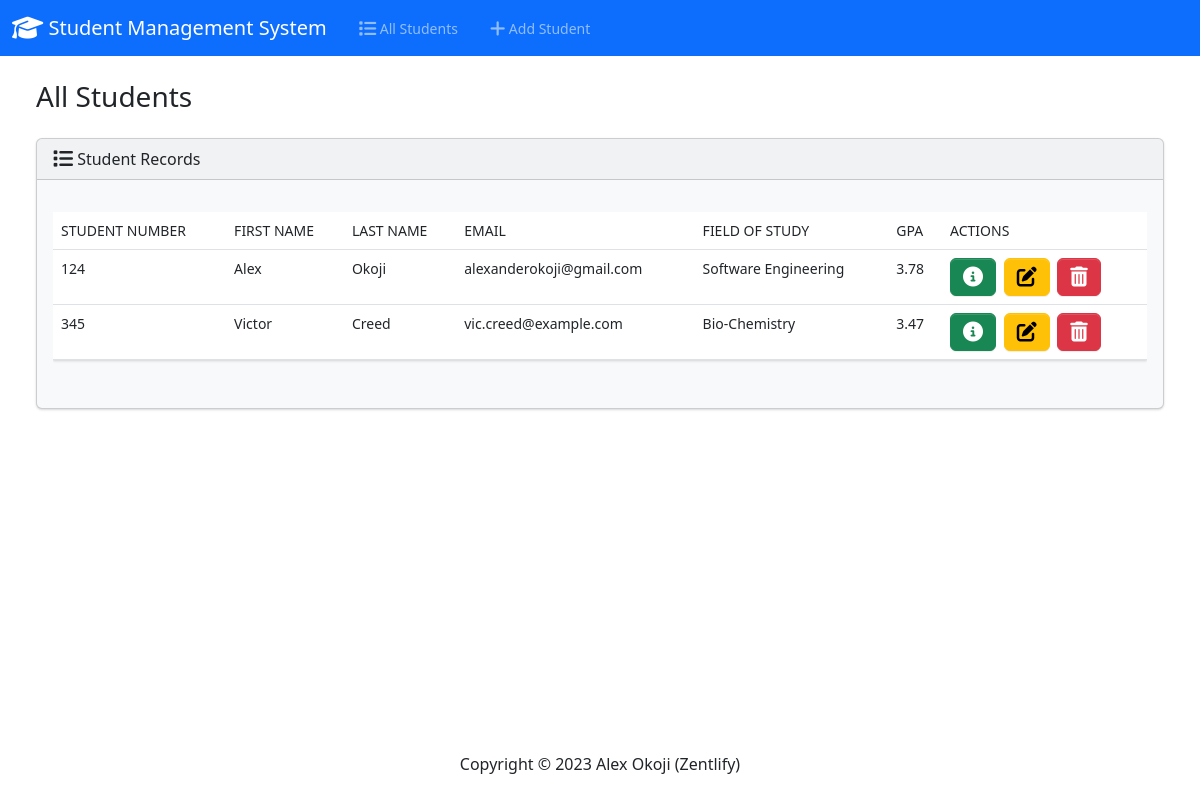
The page / on the database its author committed.
### students/models.py (models this page shows, shortened)
class Student(models.Model):
    student_number = models.PositiveIntegerField()
    first_name = models.CharField(max_length=50)
    last_name = models.CharField(max_length=50)
    email = models.EmailField(max_length=100)
    field_of_study = models.CharField(max_length=50)
    gpa = models.FloatField()

### students/views.py (the view)
# urls.py: path("", views.index, name="index"),
def index(request):
    return render(request, 'students/index.html', {
        'students': Student.objects.all()
    })

### students/templates/students/index.html (shortened to what this page needs)
{% extends "students/base.html" %}
{% block body %}
  <h3 class="m-4"> All Students</h3>
  <div class="row">
      <div class="col-12">
          {% if students %}
          <div class="card bg-light ms-4 me-4 mb-4">
            <div class="card-header">
              <i class="fa-solid fa-list fa-lg"></i> Student Records
            </div>
            <div class="card-body">
              <p class="card-text">
                <div class="table-responsive">
                  <table class="table table-hover">
                    <thead>
                      <tr>
                        <th scope="col">Student Number</th>
                        <th scope="col">First Name</th>
                        <th scope="col">Last name</th>
                        <th scope="col">Email</th>
                        <th scope="col">Field of Study</th>
                        <th scope="col">GPA</th>
                        <th scope="col">Actions</th>
                      </tr>
                    </thead>
                    <tbody>
                      {% for student in students %}
                        <tr>
                          <td>{{ student.student_number }}</td>
                          <td>{{ student.first_name }}</td>
                          <td>{{ student.last_name }}</td>
                          <td>{{ student.email }}</td>
                          <td>{{ student.field_of_study }}</td>
                          <td>{{ student.gpa }}</td>
                          <td>
                            <button type="button" class="btn btn-success me-1" href="{% url 'view_student' student.id %}" data-bs-toggle="modal" data-bs-target="#myModal{{student.id}}">
                              <i class="fa-solid fa-circle-info fa-lg"></i>
                            </button>
                            <a class="btn btn-warning me-1" href="{% url 'edit' student.id %}">
                              <i class="fa-solid fa-pen-to-square fa-lg"></i>
                            </a>
                            <button type="button" class="btn btn-danger" data-bs-toggle="modal" data-bs-target="#delete{{student.id}}">
                              <i class="fa-solid fa-trash-can fa-lg"></i>
                            </button>
                          </td>
                        </tr>
                      {% endfor %}
                    </tbody>
                  </table>
                </div>
              </p>
            </div>
          </div>
          {% else %}
            <h5 class="alert alert-primary ms-4 me-4">No Student Records</h5>
          {% endif %}
      </div>
  </div>
{% endblock %}

### students/templates/students/base.html (shortened to what this page needs)
{% load static %}
<!DOCTYPE html>
<html lang="en">
    <head>
        <link rel="stylesheet" href="https://cdnjs.cloudflare.com/ajax/libs/font-awesome/6.3.0/css/all.min.css" />
        <link rel="stylesheet" href="{% static 'css/bootstrap.min.css' %}">
        <link href="https://cdn.jsdelivr.net/npm/bootstrap@5.3.0-alpha1/dist/css/bootstrap.min.css" rel="stylesheet">
    </head>
    <body class="d-flex flex-column min-vh-100">
        <nav class="navbar navbar-expand-lg navbar-dark bg-primary">
            <div class="container-fluid">
              <a class="navbar-brand" href="{% url 'index' %}">
                <i class="fa-solid fa-graduation-cap fa-lg"></i> Student Management System
              </a>
              <div class="collapse navbar-collapse" id="navbarColor01">
                <ul class="navbar-nav me-auto">
                  <li class="nav-item">
                    <a class="nav-link" href="{% url 'index' %}">
                       All Students
                    </a>
                  </li>
                  <li class="nav-item">
                    <a class="nav-link" href="{% url 'add' %}">
                       Add Student
                    </a>
                  </li>
                </ul>
              </div>
            </div>
          </nav>
        <div class="container-fluid">
            {% block body %}
            {% endblock %}
        </div>
        <footer class="mt-auto mb-4">
            <div class="text-center">
                <span>
                    Copyright &copy; <script>document.write(new Date().getFullYear())</script> Alex Okoji (Zentlify)
                </span>
            </div>
        </footer>
    </body>
</html>

### rows shown on the page
Student: student_number "124", first_name "Alex", last_name "Okoji", email "alexanderokoji@gmail.com", field_of_study "Software Engineering", gpa "3.78"
Student: student_number "345", first_name "Victor", last_name "Creed", email "vic.creed@example.com", field_of_study "Bio-Chemistry", gpa "3.47"
